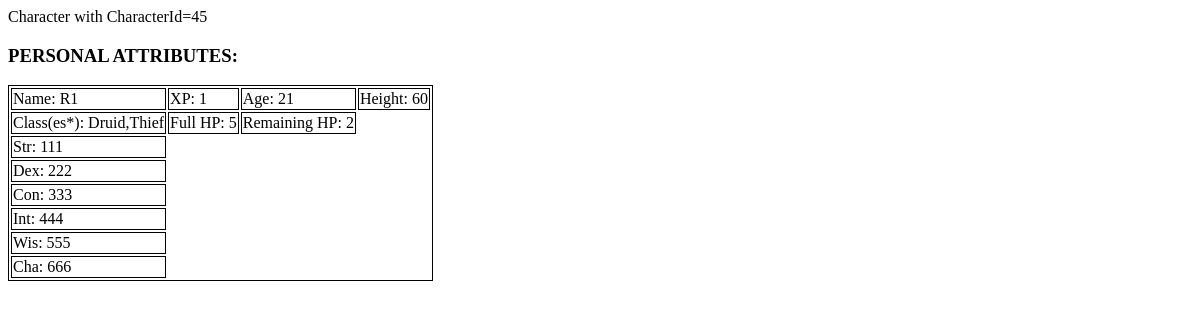
The app's page /osric_character_tools/charactersheet.php?CharacterId=45, older data.
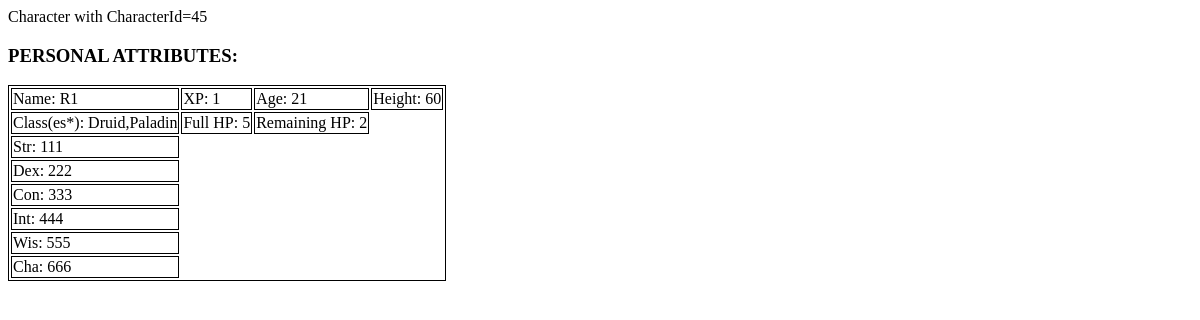
The same page, newer data.
### tables this page shows
CREATE TABLE IF NOT EXISTS `character_classes` (
  `CharacterId` bigint(20) NOT NULL,
  `ClassId` bigint(20) NOT NULL
);

CREATE TABLE IF NOT EXISTS `classes` (
  `ClassId` bigint(20) NOT NULL AUTO_INCREMENT,
  `ClassName` varchar(64) NOT NULL,
  PRIMARY KEY (`ClassId`)
);

CREATE TABLE IF NOT EXISTS `character_abilities` (
  `CharacterId` bigint(20) NOT NULL,
  `AbilityId` bigint(20) NOT NULL,
  `Value` float NOT NULL
);

CREATE TABLE IF NOT EXISTS `abilities` (
  `AbilityId` bigint(20) NOT NULL AUTO_INCREMENT,
  `AbilityLongName` varchar(32) NOT NULL,
  `AbilityShortName` varchar(8) NOT NULL,
  PRIMARY KEY (`AbilityId`)
);

### osric_character_tools/inc/charactertblfuncs.inc (called while the page is built, shortened)
<?php
function getCharacter($cxn,$characterId)
{
	if($characterId == -1)
	{
		$row['CharacterName'] = "Dummy";
		$row['CharacterGender'] = "1";
		$row['CharacterAge'] = "42";
		$row['CharacterHeight'] = "65";
	}
	else
	{
		$query = sprintf("SELECT * FROM `characters` WHERE CharacterId='%s'",$characterId);
		$result = mysqli_query($cxn,$query) or die("Couldn't execute query.");
		$row = mysqli_fetch_assoc($result);
	}
	return $row;
}
function getCharacterStatus($cxn,$characterId)
{
    $query = sprintf("SELECT * FROM `character_status` WHERE CharacterId='%s'",$characterId);
    $result = mysqli_query($cxn,$query) or die("Couldn't execute getCharacterStatus query.");
    $row = mysqli_fetch_assoc($result);
    return $row;
}
function getCharacterAbilities($cxn,$characterId)
{
    $query = sprintf("SELECT * FROM character_abilities ca INNER JOIN abilities a on ca.AbilityId = a.AbilityId WHERE ca.CharacterId = '%s'",$characterId);
    $result = mysqli_query($cxn,$query) or die("Couldn't execute getCharacterAbilities query.");
    for($result_set = array();$row = mysqli_fetch_assoc($result);$result_set[]=$row);
    return $result_set;
}
function getCharacterClasses($cxn,$characterId)
{
    $query = sprintf("SELECT * FROM character_classes cc INNER JOIN classes c ON cc.ClassId = c.ClassId WHERE CharacterId='%s'",$characterId);
    $result = mysqli_query($cxn,$query) or die("Couldn't execute getCharacterClasses query.");
    for($result_set = array();$row = mysqli_fetch_assoc($result);$result_set[]=$row);
    return $result_set;
}
?>

### osric_character_tools/charactersheet.php (the view, shortened to what this page needs)
<?php
$CharacterId = $_GET['CharacterId'];
echo "Character with CharacterId={$CharacterId}";
include("./inc/misc.inc");
include("./inc/charactertblfuncs.inc");
$cxn = mysqli_connect($host,$user,$passwd,$dbname) or die("Couldn't connect to server");
$character = getCharacter($cxn,$CharacterId);
$characterStatus = getCharacterStatus($cxn,$CharacterId);
?>
<html>
<head>
<link rel="stylesheet" type="text/css" href="./css/class.css" />
</head>
<body>
<?php
echo "<h3>PERSONAL ATTRIBUTES:</h3>\n";
echo "<table id='personal_attributes'>\n";
echo "<tr><td>Name: {$character['CharacterName']}</td><td>XP: {$characterStatus['CharacterStatusExperiencePoints']}</td><td>Age: {$character['CharacterAge']}</td><td>Height: {$character['CharacterHeight']}</td></tr>\n";
echo "<tr><td>Class(es*): ";
$result_set = getCharacterClasses($cxn,$CharacterId);
$num_rows = count($result_set);
for($i=0;$i<$num_rows;$i++)
{
    if($i > 0)
    {
        echo ",";
    }
    echo "{$result_set[$i]['ClassName']}";
}
echo "</td><td>Full HP: {$characterStatus['CharacterStatusFullHitPoints']}</td><td>Remaining HP: {$characterStatus['CharacterStatusRemainingHitPoints']}</td></tr>\n";
$character_abilities = getCharacterAbilities($cxn,$CharacterId);
$num_abilities = count($character_abilities);
for($i=0;$i<$num_abilities;$i++)
{
    echo "<tr><td>{$character_abilities[$i]['AbilityShortName']}: {$character_abilities[$i]['Value']}</td></tr>";
}
echo "</table>";
?>
</body>
</html>

Row changes from the older to the newer data that the page shows:
removed character_classes: ClassId.ClassName "Thief"
added character_classes: ClassId.ClassName "Paladin"
